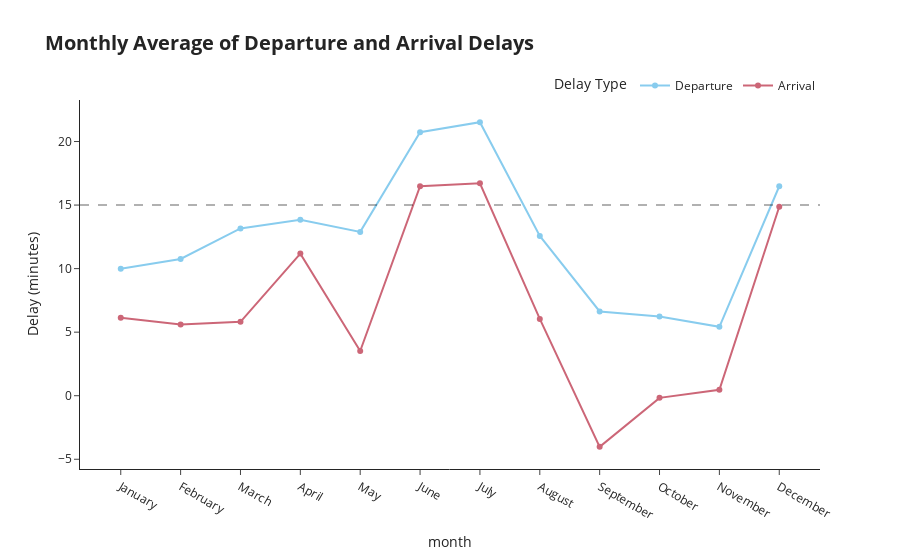

The cell this chart's notebook holds for it:
### Markdown cell above
### Monthly Average of Departure and Arrival Delays

- **January to May**: With lower delays (9-13 minutes for departures), operations were more efficient, likely due to lower flight volumes or better management.
- **June to July**: The increase in departure delays (20-21 minutes) suggests higher flight volumes or greater operational challenges, leading to less efficient performance.
- **August to November**: As delays decreased (from 12 minutes to 5 minutes for departures), it likely indicates a reduction in flight volumes or improved operations, allowing for better management of delays.
- **December**: The rise in delays (15-16 minutes for departures) suggests a potential increase in flight volumes or operational strain as the year ended, leading to higher delays.

### Code cell
import pandas as pd
import plotly.express as px

# month order
month_order = ['January', 'February', 'March', 'April', 'May', 'June',
               'July', 'August', 'September', 'October', 'November', 'December']

# group and compute average delays
monthly_delays = df.groupby('month')[['dep_delay', 'arr_delay']].mean().reset_index()
monthly_delays[['dep_delay', 'arr_delay']] = monthly_delays[['dep_delay', 'arr_delay']].round(2)

# function to format minutes and seconds
def format_time(minutes):
    mins = int(minutes)
    secs = round((minutes - mins) * 60)
    return f"{mins}m {secs}s"

# add month name and sort
monthly_delays['month_name'] = pd.Categorical(monthly_delays['month'], categories=month_order, ordered=True)
monthly_delays = monthly_delays.sort_values('month_name')

# rename for clarity
monthly_delays = monthly_delays.rename(columns={
    'dep_delay': 'Departure',
    'arr_delay': 'Arrival'
})

# prepare custom hover text
monthly_delays['Departure_formatted'] = monthly_delays['Departure'].apply(format_time)
monthly_delays['Arrival_formatted'] = monthly_delays['Arrival'].apply(format_time)

# melt dataframe for Plotly long-form
melted = pd.melt(monthly_delays,
                 id_vars=['month', 'month_name'],
                 value_vars=['Departure', 'Arrival'],
                 var_name='Delay Type',
                 value_name='Minutes')

# add formatted time column
melted['Formatted'] = melted.apply(
    lambda row: format_time(row['Minutes']),
    axis=1
)

fig = px.line(melted,
              x='month',
              y='Minutes',
              color='Delay Type',
              title='Average Flight Delays by Month',
              template='simple_white',
              labels={'Minutes': 'Delay (minutes)'},
              custom_data=['Formatted'],
              color_discrete_sequence=px.colors.qualitative.Safe
)

fig.update_traces(
    hovertemplate='<b>%{x}</b><br>%{fullData.name} Delay: %{customdata[0]}<extra></extra>',
    mode='lines+markers'
)

# layout adjustments
fig.update_layout(
    title=dict(
        text='Monthly Average of Departure and Arrival Delays',
        font=dict(size=20, weight='bold')
    ),
    legend=dict(
        orientation='h',
        x=1,
        xanchor='right',
        y=1,
        yanchor='bottom'
    )
)

# add horizontal line at y=15
fig.add_hline(
    y=15,
    line=dict(color='black', dash='dash', width=2)
)

fig.show()

### Figure 1 — Plotly figure (JSON) as saved in the notebook; plotly's stock layout.template omitted (floating-point values rounded to 4 significant figures)
{"data": [{"customdata": [["9m 59s"], ["10m 46s"], ["13m 10s"], ["13m 51s"], ["12m 53s"], ["20m 44s"], ["21m 31s"], ["12m 34s"], ["6m 38s"], ["6m 14s"], ["5m 25s"], ["16m 29s"]], "hovertemplate": "<b>%{x}</b><br>%{fullData.name} Delay: %{customdata[0]}<extra></extra>", "legendgroup": "Departure", "line": {"color": "rgb(136, 204, 238)", "dash": "solid"}, "marker": {"symbol": "circle"}, "mode": "lines+markers", "name": "Departure", "orientation": "v", "showlegend": true, "type": "scatter", "x": ["January", "February", "March", "April", "May", "June", "July", "August", "September", "October", "November", "December"], "xaxis": "x", "y": [9.99, 10.76, 13.16, 13.85, 12.89, 20.73, 21.52, 12.57, 6.63, 6.23, 5.42, 16.48], "yaxis": "y"}, {"customdata": [["6m 8s"], ["5m 37s"], ["5m 49s"], ["11m 11s"], ["3m 31s"], ["16m 29s"], ["16m 43s"], ["6m 2s"], ["-4m -1s"], ["0m -10s"], ["0m 28s"], ["14m 52s"]], "hovertemplate": "<b>%{x}</b><br>%{fullData.name} Delay: %{customdata[0]}<extra></extra>", "legendgroup": "Arrival", "line": {"color": "rgb(204, 102, 119)", "dash": "solid"}, "marker": {"symbol": "circle"}, "mode": "lines+markers", "name": "Arrival", "orientation": "v", "showlegend": true, "type": "scatter", "x": ["January", "February", "March", "April", "May", "June", "July", "August", "September", "October", "November", "December"], "xaxis": "x", "y": [6.13, 5.61, 5.81, 11.18, 3.52, 16.48, 16.71, 6.04, -4.02, -0.17, 0.46, 14.87], "yaxis": "y"}], "layout": {"legend": {"orientation": "h", "title": {"text": "Delay Type"}, "tracegroupgap": 0, "x": 1, "xanchor": "right", "y": 1, "yanchor": "bottom"}, "shapes": [{"line": {"color": "black", "dash": "dash", "width": 2}, "type": "line", "x0": 0, "x1": 1, "xref": "x domain", "y0": 15, "y1": 15, "yref": "y"}], "title": {"font": {"size": 20, "weight": "bold"}, "text": "Monthly Average of Departure and Arrival Delays"}, "xaxis": {"anchor": "y", "domain": [0, 1], "title": {"text": "month"}}, "yaxis": {"anchor": "x", "domain": [0, 1], "title": {"text": "Delay (minutes)"}}}}
